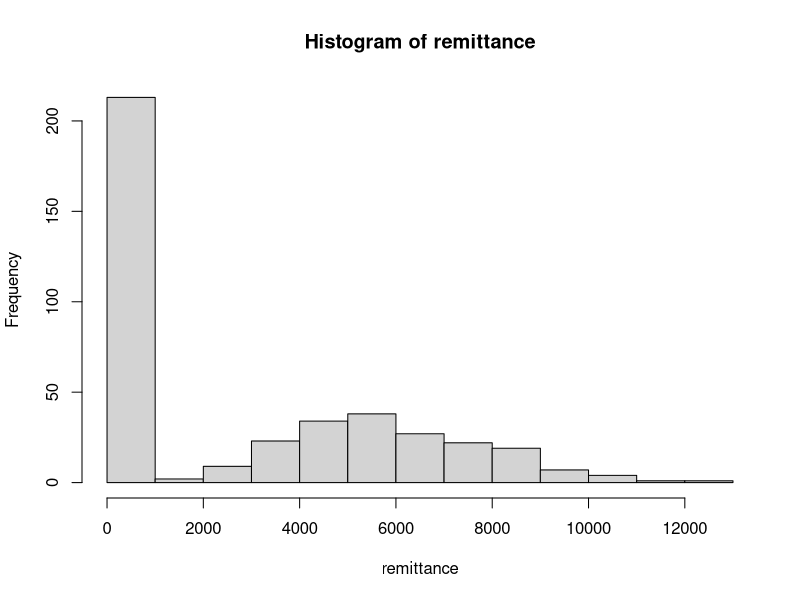
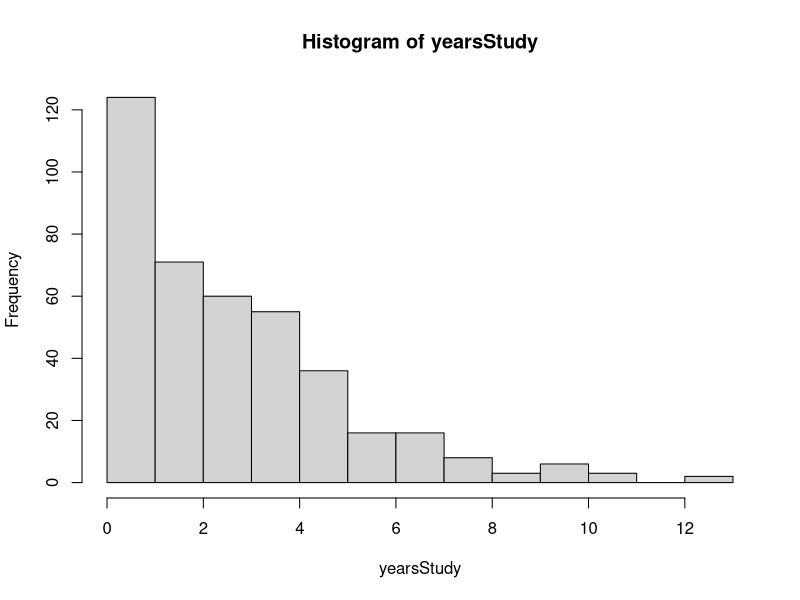
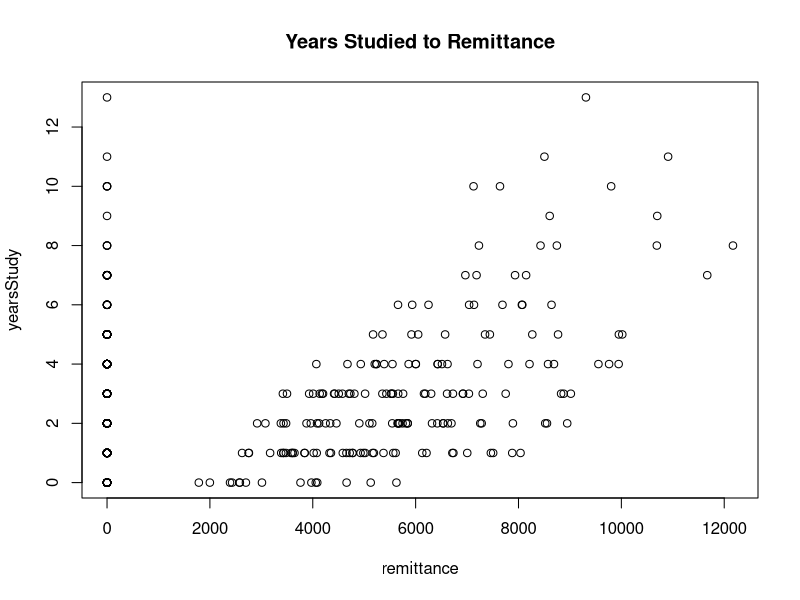
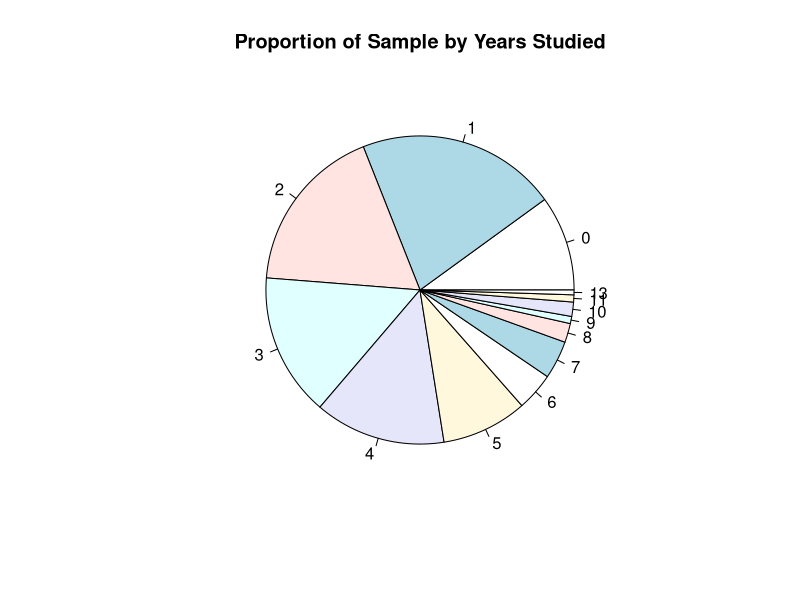
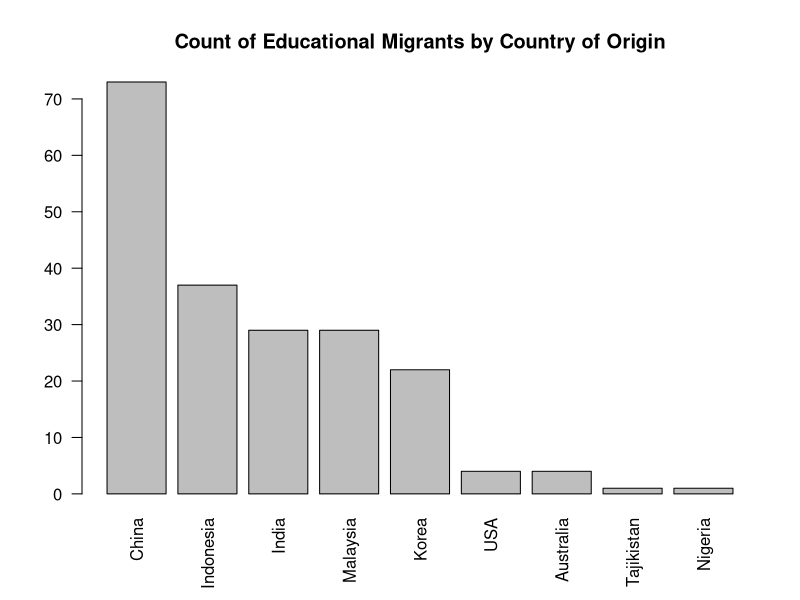

These figures' R source, in order:
#!/usr/bin/env Rscript

set.seed(1234)

N <- 200
countryStudy <- c(rep("Denmark", N), rep("New Zealand", N))
countryOrig <- c("India"=40, "China"=100, "USA"=5, "Australia"=5, "Korea"=30, "Indonesia"=50, "Malaysia"=40, "Tajikistan"=2, "Nigeria"=1)
countryOrig <- sort(round(200 * countryOrig / sum(countryOrig)), decreasing=TRUE)
yearsStudy <- rnbinom(2*N, 3, 0.5)
remittance <- 500 * yearsStudy + rlnorm(N, log(4000), log(1.5))
remit_i <- c(sample.int(N, round(2*N/3)), N+sample.int(N, round(2*N/5)))
remit <- logical(2*N)
remit[remit_i] <- TRUE
remittance[remit] <- 0

svg("remittance.svg")
hist(remittance)
dev.off()

svg("yearsStudy.svg")
hist(yearsStudy)
dev.off()

svg("yearsStudy-remittance.svg")
plot(yearsStudy ~ remittance, main="Years Studied to Remittance")
dev.off()

svg("yearsStudy-pie.svg")
pie(table(yearsStudy), main="Proportion of Sample by Years Studied")
dev.off()

svg("countryOrig-bar.svg")
barplot(countryOrig, main="Count of Educational Migrants by Country of Origin", las=2)
dev.off()

write.table(table(remit, countryStudy), "remit.tab")

cor(yearsStudy, remittance)
estRemittanceMean <- lm(remittance ~ 1)
confint(estRemittanceMean)
chisq.test(remit, countryStudy)
